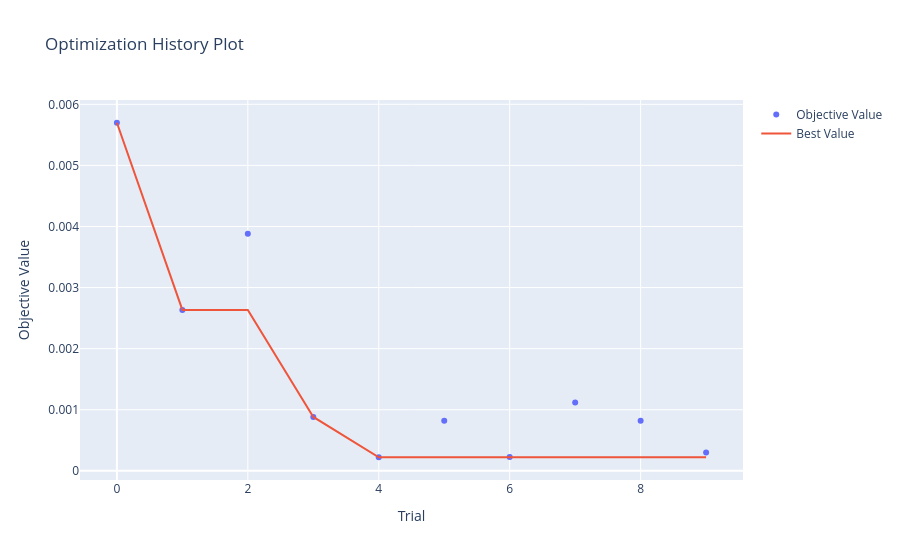

The code cell stored with this chart in its notebook:
### Code cell
import optuna.visualization as vis

vis.plot_optimization_history(study)

### Figure 1 — Plotly figure (JSON) as saved in the notebook; plotly's stock layout.template omitted (floating-point values rounded to 4 significant figures)
{"data": [{"mode": "markers", "name": "Objective Value", "type": "scatter", "x": [0, 1, 2, 3, 4, 5, 6, 7, 8, 9], "y": [0.005698, 0.002634, 0.003879, 0.0008826, 0.0002224, 0.0008217, 0.0002245, 0.00112, 0.0008219, 0.0003001]}, {"mode": "lines", "name": "Best Value", "type": "scatter", "x": [0, 1, 2, 3, 4, 5, 6, 7, 8, 9], "y": [0.005698, 0.002634, 0.002634, 0.0008826, 0.0002224, 0.0002224, 0.0002224, 0.0002224, 0.0002224, 0.0002224]}, {"marker": {"color": "#cccccc"}, "mode": "markers", "name": "Infeasible Trial", "showlegend": false, "type": "scatter", "x": [], "y": []}], "layout": {"title": {"text": "Optimization History Plot"}, "xaxis": {"title": {"text": "Trial"}}, "yaxis": {"title": {"text": "Objective Value"}}}}
